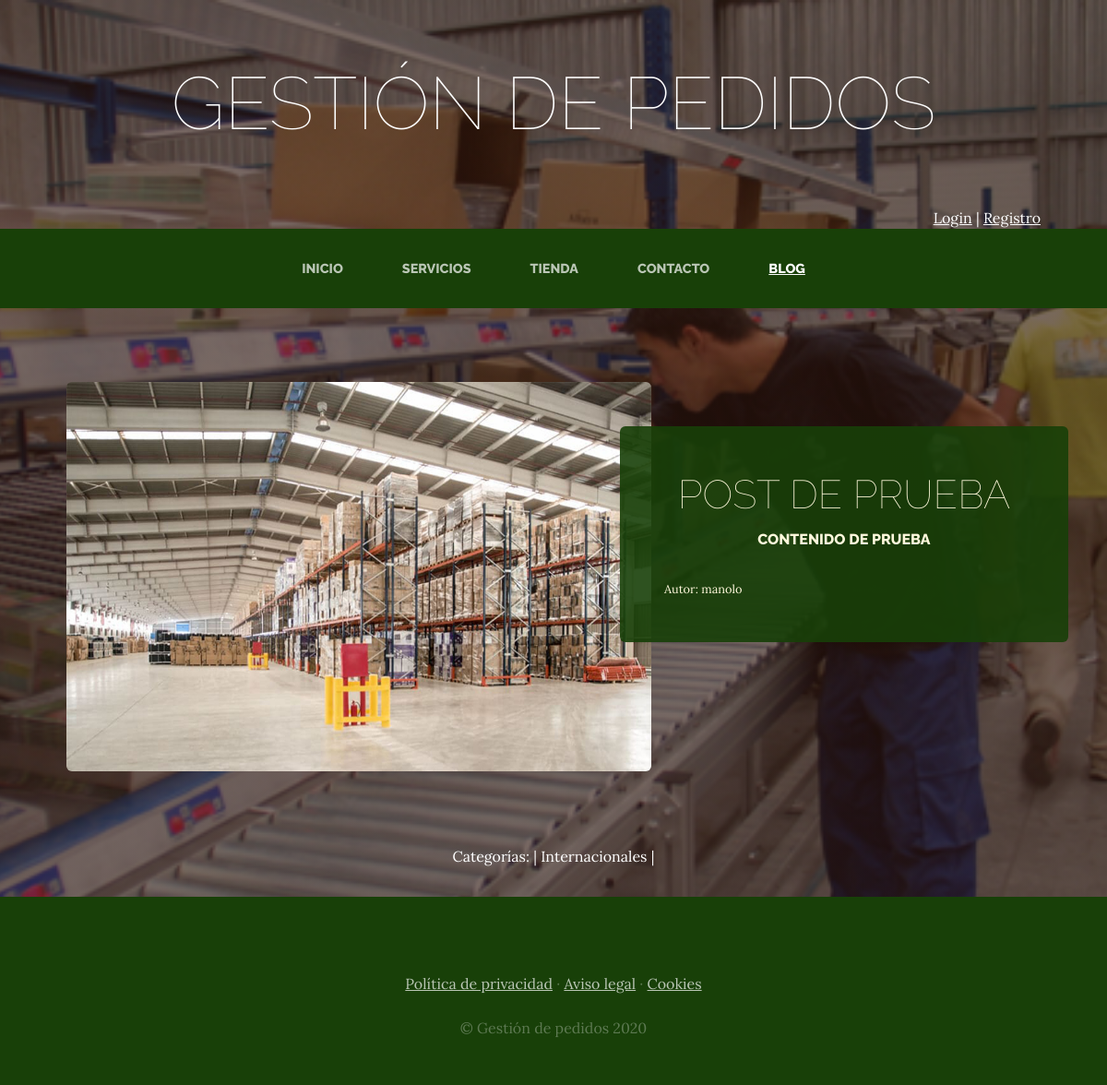
The app's page /blog/categoria/1/ with its own data.
### blog/models.py (models this page shows, shortened)
class Post(models.Model):
    titulo=models.CharField(max_length=50)
    contenido=models.TextField(max_length=250)
    imagen=models.ImageField(upload_to='blog',null=True,blank=True)
    autor=models.ForeignKey(User,on_delete=models.CASCADE)
    categorias=models.ManyToManyField(Categoria)
    created=models.DateTimeField(auto_now_add=True, verbose_name='Fecha creación')
    updated=models.DateTimeField(auto_now_add=True,verbose_name='Fecha modificación')
    class Meta:
        verbose_name='post'
        verbose_name_plural='posts'

class Categoria(models.Model):
    nombre=models.CharField(max_length=50)
    created=models.DateTimeField(auto_now_add=True, verbose_name='Fecha creación')
    updated=models.DateTimeField(auto_now_add=True,verbose_name='Fecha modificación')
    class Meta:
        verbose_name='categoria'
        verbose_name_plural='categorias'

### blog/views.py (the view)
# urls.py: path('categoria/<int:categoria_id>/',views.categoria, name="categoria")
def categoria(request,categoria_id):
    categoria=Categoria.objects.get(id=categoria_id)
    posts=Post.objects.filter(categorias=categoria)
    return render(request,"blog/categoria.html",{'categoria': categoria,'posts': posts})

### carro/context_processor.py (called while the page is built)
def importe_total_carro(request):
    total=0
    """session=request.session
    carro=session.get("carro")
    if not carro:
        carro=request.session["carro"]={}"""
    if request.user.is_authenticated:
        for key, value in request.session["carro"].items():
            total=total+float(value["precio"])
            total=round(total,2)
    return {"importe_total_carro":total}

### blog/templates/blog/categoria.html
{% extends "ProyectowebApp/base.html" %}
{%load static %}
{% block content %}
{% for post in posts %}
<section class="page-section clearfix">
    <div class="container">
      <div class="intro">
        <img class="intro-img-blog img-fluid mb-3 mb-lg-0 rounded" src="{{post.imagen.url}}" alt="">
        <div class="intro-text-blog left-0 text-center bg-faded p-5 rounded">
          <h2 class="section-heading mb-4" >
            <span class="section-heading-lower">{{post.titulo}}</span>
            <span class="section-heading-upper">{{post.contenido}}</span>
          </h2>
          <div class="intro-autor-blog">
            Autor: {{post.autor}}
          </div>
        </div>
      </div>
    </div>
  </section>
{% endfor %}
<section>
  <div class="categorias-blog">
    Categorías: |
    {% for post in posts %}
      {% for categoria in post.categorias.all %}
        {{categoria.nombre}} |
      {% endfor %}
    {% endfor %}
  </div>
</section>
{% endblock %}

### ProyectowebApp/static/ProyectowebApp/css/alonso.css (style rules this page uses)
.intro-autor-blog { text-align:left; font-size: .8em; }
.categorias-blog { width:75%; text-align:center; color:white; margin:auto; padding-bottom: 2em; }
@media (min-width: 992px) { .intro .intro-img-blog { max-width:60%; float: left; } }
@media (min-width: 992px) { .intro .intro-text-blog { left: 350; width: 60%; margin-top: 3rem; background-color: rgba(24, 64, 8,.9); color: cornsilk; position: absolute; } }
@media (min-width: 992px) { .container { max-width: 90%; } }
@media (min-width: 1200px) { .intro .intro-text-blog { left:600; width:46%; } }
@media (min-width: 1200px) { .intro .intro-img-blog { max-width: 60%; } }

### ProyectowebApp/static/ProyectowebApp/css/gestion.css (style rules this page uses)
body { font-family: 'Lora'; background: linear-gradient(rgba(47, 23, 15, 0.65), rgba(47, 23, 15, 0.65)), url("../img/bg_main.jpg"); background-attachment: fixed; background-position: center; background-size: cover; }
h1, h2, h3, h4, h5, h6 { font-family: 'Raleway'; }
.page-section { margin-top: 5rem; margin-bottom: 5rem; }
.section-heading { text-transform: uppercase; }
.section-heading .section-heading-upper { display: block; font-size: 1rem; font-weight: 800; padding-bottom:.5rem; padding-top:.7rem; line-height: 1.5rem; }
.section-heading .section-heading-lower { display: block; font-size: 2.7rem; font-weight: 100; }
.bg-faded { background-color: rgba(255, 255, 255, 0.85); }
.intro { position: relative; }

### records on screen
Post: imagen (picture), titulo "POST DE PRUEBA", contenido "CONTENIDO DE PRUEBA", autor "manolo"
Categoria: nombre "Internacionales"
